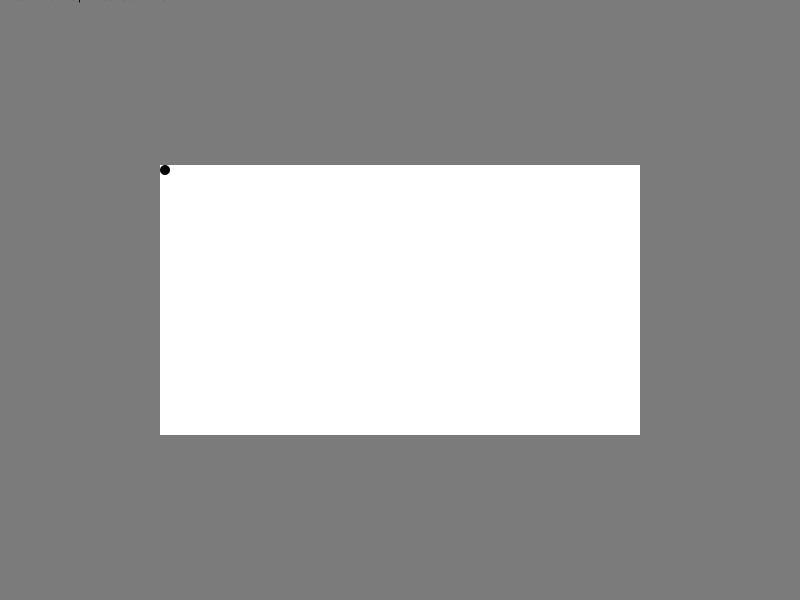
Frame 1 (no input)
Frame 60 (the mouse pressed at the canvas centre just before this capture): identical to frame 1, image omitted
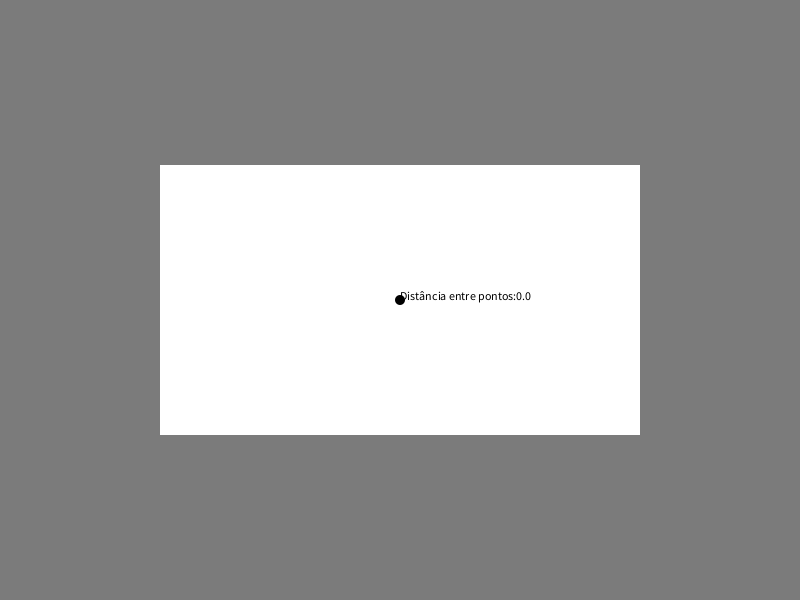
Frame 120 (the mouse held since frame 60 and released just before this capture)

The Processing sketch that drew these frames (run headless with seeded random() and noise(); from frame 60 on, the mouse is pressed at the canvas centre):

// Processing sketch: Proporcao_entre_telas
// ── Proporcao_entre_telas.pde
void setup(){
  size(800,600);
}

void draw(){
  bg();
  circulo();
}

void bg(){
  noStroke();
  rectMode(CENTER);
  fill(123);
  rect(width/2,height/2,800,600);
  fill(255);
  rect(width/2,height/2,480,270);
}

void circulo(){
  fill(0);
  float xI;
  float yI;
  xI = map(mouseX,0,800,165,635);
  yI = map(mouseY,0,600,170,430);
  ellipse(xI,yI,10,10);
  text("Distância entre pontos:"+dist(mouseX,mouseY,xI,yI),mouseX,mouseY);
}
